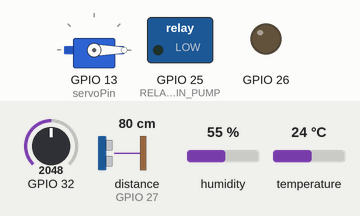
A sketch run on a simulated ESP32. On the bench: servo, switched loads named in the sketch (green lamp = pin HIGH), output pins drawn as LEDs (lit = HIGH). Wiring (inferred from the names in the program): ultrasonic range finder: trigger GPIO 14; echo GPIO 27. The inputs (shaded band) are chosen by the test bench; at power-on: distance to the obstacle (sensor on GPIO 27) 80 cm, GPIO 32 = 2048, humidity 55 %, temperature 24 °C. The echo pulse lasts 58.3 µs per cm; WiFi joins after 1.5 s; servers stay silent unless stated; the Firebase database answers and starts empty; pins used as bus, display or sensor lines are not drawn; what the sketch prints to the serial monitor is not drawn.

Above: at 3.0 s.
3.1 s: distance to the obstacle (sensor on GPIO 27) set to 13 cm
4.6 s: distance to the obstacle (sensor on GPIO 27) set to 10 cm
At 5.2 s:
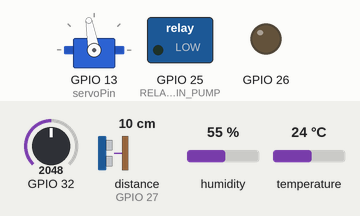
6.1 s: distance to the obstacle (sensor on GPIO 27) set to 18 cm
At 11.3 s:
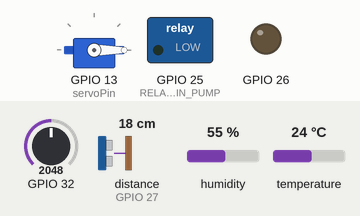
12.2 s: distance to the obstacle (sensor on GPIO 27) set to 2 cm
At 13.2 s:
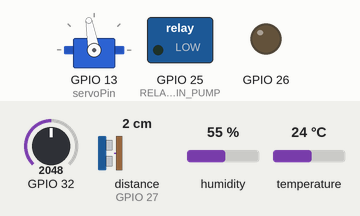
Timing chart, 0 to 14.7 s (numbered marks = the images above; inputs shaded):
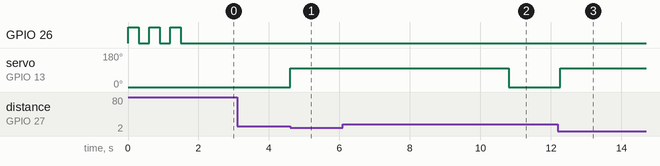

The sketch:

SafetySchool6.ino
```cpp
#include <Arduino.h>
#include <WiFi.h>
#include <Firebase_ESP_Client.h>
#include <DHT.h>

// Provide the token generation process info.
#include "addons/TokenHelper.h"
// Provide the RTDB payload printing info and other helper functions.
#include "addons/RTDBHelper.h"

// Insert your network credentials
#define WIFI_SSID "SafetySchool"
#define WIFI_PASSWORD "SafetySchool"

// Insert Firebase project API Key
#define API_KEY "AIzaSyCI9EJ6dAA-XN8wYl8Y2fiSZNJGX5AEqmM"

// Insert RTDB URL
#define DATABASE_URL "https://safetyschool-5bb16-default-rtdb.asia-southeast1.firebasedatabase.app"

// DHT Sensor configuration
#define DHTPIN 33 // Adjust according to your ESP32 pin layout
#define DHTTYPE DHT11 // DHT 11
DHT dht(DHTPIN, DHTTYPE);

// Relay pins
#define RELAY_PIN_PUMP 25 // Change to your pump relay pin

// Define Firebase Data object
FirebaseData fbdo;

FirebaseAuth auth;
FirebaseConfig config;

unsigned long sendDataPrevMillis = 0;
float h = 0;
float t = 0;
float minTemp = 4000;
bool signupOK = false;

unsigned long previous_time = 0;
unsigned long delay1 = 30000;  // 30 seconds delay

unsigned long previostime = 0;


#include <ESP32Servo.h>

Servo myservo;  // Создаем объект сервопривода

const int trigPin = 14;
const int echoPin = 27;
const int servoPin = 13;

long duration;
int distance;
const int openPosition = 100;   // Угол открытия сервопривода
const int closePosition = 0; // Угол закрытия сервопривода
unsigned long previousMillis = 0;
const long interval = 5000;   // Интервал времени для автоматического закрытия (5 секунд)


void setup() {
  Serial.begin(115200);

  pinMode(RELAY_PIN_PUMP, OUTPUT);
  pinMode(26, OUTPUT);
  // Ensure relays are OFF initially
  digitalWrite(RELAY_PIN_PUMP, LOW);

  dht.begin();

  WiFi.begin(WIFI_SSID, WIFI_PASSWORD);
  Serial.print("Connecting to Wi-Fi");
  while (WiFi.status() != WL_CONNECTED) {
    Serial.print(".");
    digitalWrite(26, HIGH);
    delay(300);
    digitalWrite(26, LOW);
    delay(300);
  }
  digitalWrite(26, LOW);
  Serial.println();
  Serial.print("Connected with IP: ");
  Serial.println(WiFi.localIP());
  Serial.println();

  config.api_key = API_KEY;
  config.database_url = DATABASE_URL;

  if (Firebase.signUp(&config, &auth, "", "")) {
    Serial.println("ok");
    signupOK = true;
  }
  else {
    Serial.printf("%s\n", config.signer.signupError.message.c_str());
  }

  Firebase.begin(&config, &auth);
  Firebase.reconnectWiFi(true);

  myservo.attach(servoPin);  // Подключаем сервопривод к указанному пину
  pinMode(trigPin, OUTPUT);
  pinMode(echoPin, INPUT);
  Serial.begin(115200);      // Начинаем серийную связь на скорости 115200 бод
  myservo.write(closePosition); // Закрываем мусорку при запуске
}

void controlClimate(float currentTemperature) {

  if (currentTemperature != 0) {
    if (currentTemperature <= minTemp) {
      // Activate both ventilation and heater
      digitalWrite(RELAY_PIN_PUMP, HIGH);
      Serial.println("PUMP ON");
    } else {
      // Deactivate both systems
      digitalWrite(RELAY_PIN_PUMP, LOW);
      Serial.println("ELSE PUMP OFF");
    }
  }
}

void loop() {

  if (Firebase.ready() && signupOK && (millis() - sendDataPrevMillis > 2000 || sendDataPrevMillis == 0)) {
    sendDataPrevMillis = millis();

    if (Firebase.RTDB.getFloat(&fbdo, "/esp7/minvlazh")) {
      minTemp = fbdo.floatData();
    } else {
      Serial.println("Failed to read min temperature threshold");
      return;
    }


    // Send temperature and humidity data to Firebase
    Firebase.RTDB.setFloat(&fbdo, "/esp7/temp", t);
    Firebase.RTDB.setFloat(&fbdo, "/esp7/vlazh", h);

    // Control climate based on current temperature

  }


  if (millis() - previostime >= 2000) {
    h = dht.readHumidity();
    t = dht.readTemperature();

    if (isnan(h) || isnan(t)) {
      Serial.println(F("Failed to read from DHT sensor!"));
      return;
    }

    Serial.print("Temperature: ");
    Serial.print(t);
    Serial.print(" Humidity: ");
    Serial.println(h);

    previostime = millis();
    int sensorValue = analogRead(32); // Считываем значение с аналогового пина 34
    Serial.print("Значение сенсора: ");
    Serial.print(sensorValue);
    Firebase.RTDB.setFloat(&fbdo, "/esp7/datchikPochvy", sensorValue);
    controlClimate(sensorValue);
  }
    unsigned long currentMillis = millis();

  // Отправляем импульс
  digitalWrite(trigPin, LOW);
  delayMicroseconds(2);
  digitalWrite(trigPin, HIGH);
  delayMicroseconds(10);
  digitalWrite(trigPin, LOW);

  // Читаем длительность эхо-сигнала
  duration = pulseIn(echoPin, HIGH);

  // Рассчитываем расстояние
  distance = duration * 0.034 / 2;

  // Проверяем, находится ли что-то в пределах 10 см
  if (distance <= 10) {
    // Если да, открываем мусорку
    myservo.write(openPosition);
    previousMillis = currentMillis;  // Сброс таймера
  } else if (currentMillis - previousMillis >= interval) {
    // Если прошло более 5 секунд с момента последнего открытия, закрываем мусорку
    myservo.write(closePosition);
  }

  // Выводим расстояние для отладки
  Serial.print("Distance: ");
  Serial.println(distance);

  unsigned long current_time = millis();
  if ((WiFi.status() != WL_CONNECTED) && (current_time - previous_time >= delay1)) {
    Serial.print(millis());
    Serial.println("Reconnecting to WIFI network");
    WiFi.disconnect();
    WiFi.reconnect();
    previous_time = current_time;
  }
}
```

Measured:
- the behaviour switches between 12 and 11 cm on distance to the obstacle (sensor on GPIO 27) (found by bisection; images 0 and 1)
- after the input at 4.6 s, servo on GPIO 13 (servoPin): 0° → 100° at once
- after the input at 6.1 s, servo on GPIO 13 (servoPin): 100° → 0° after 4.7 s
- after the input at 12.2 s, servo on GPIO 13 (servoPin): 0° → 100° after 0.06 s
